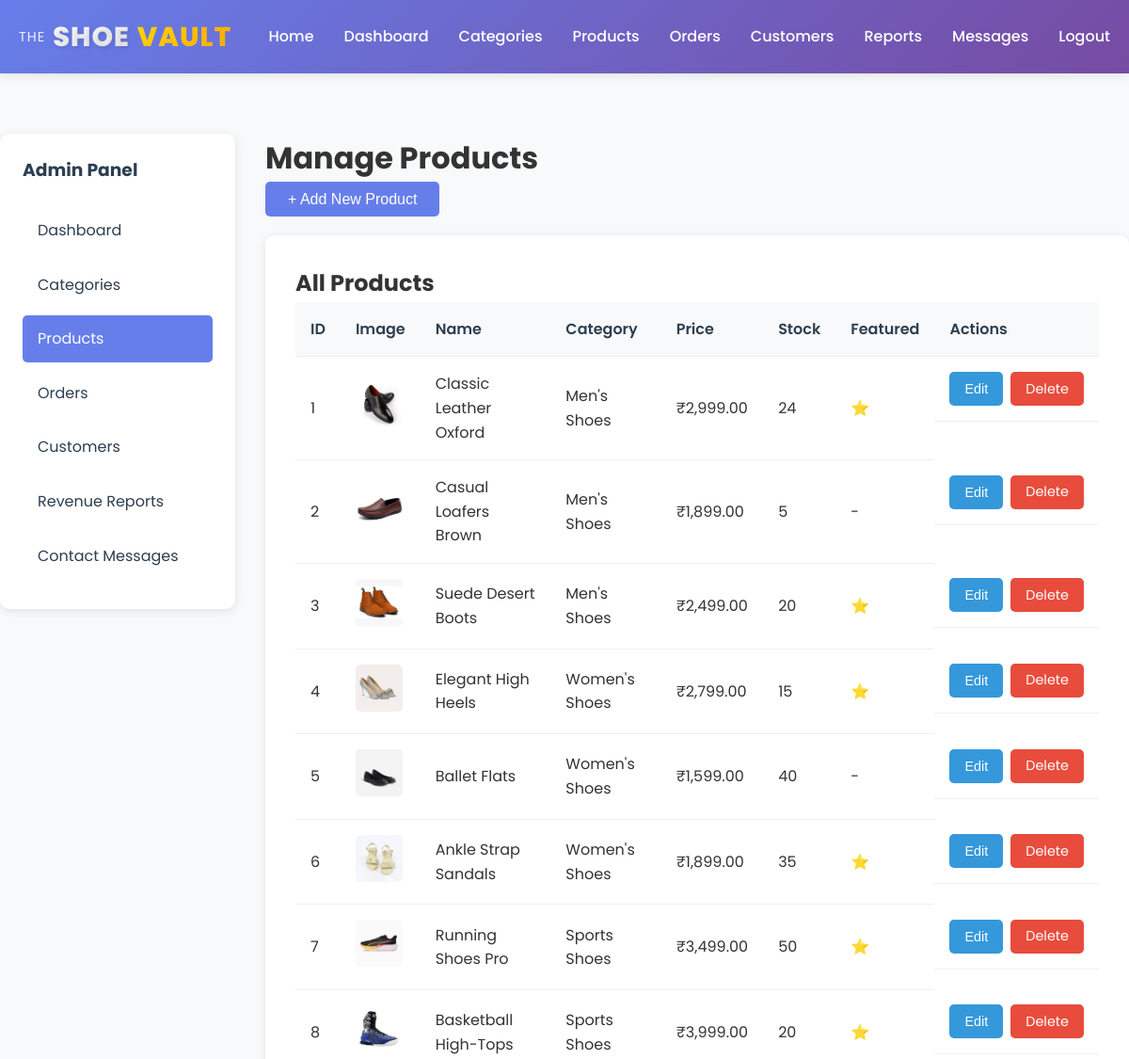
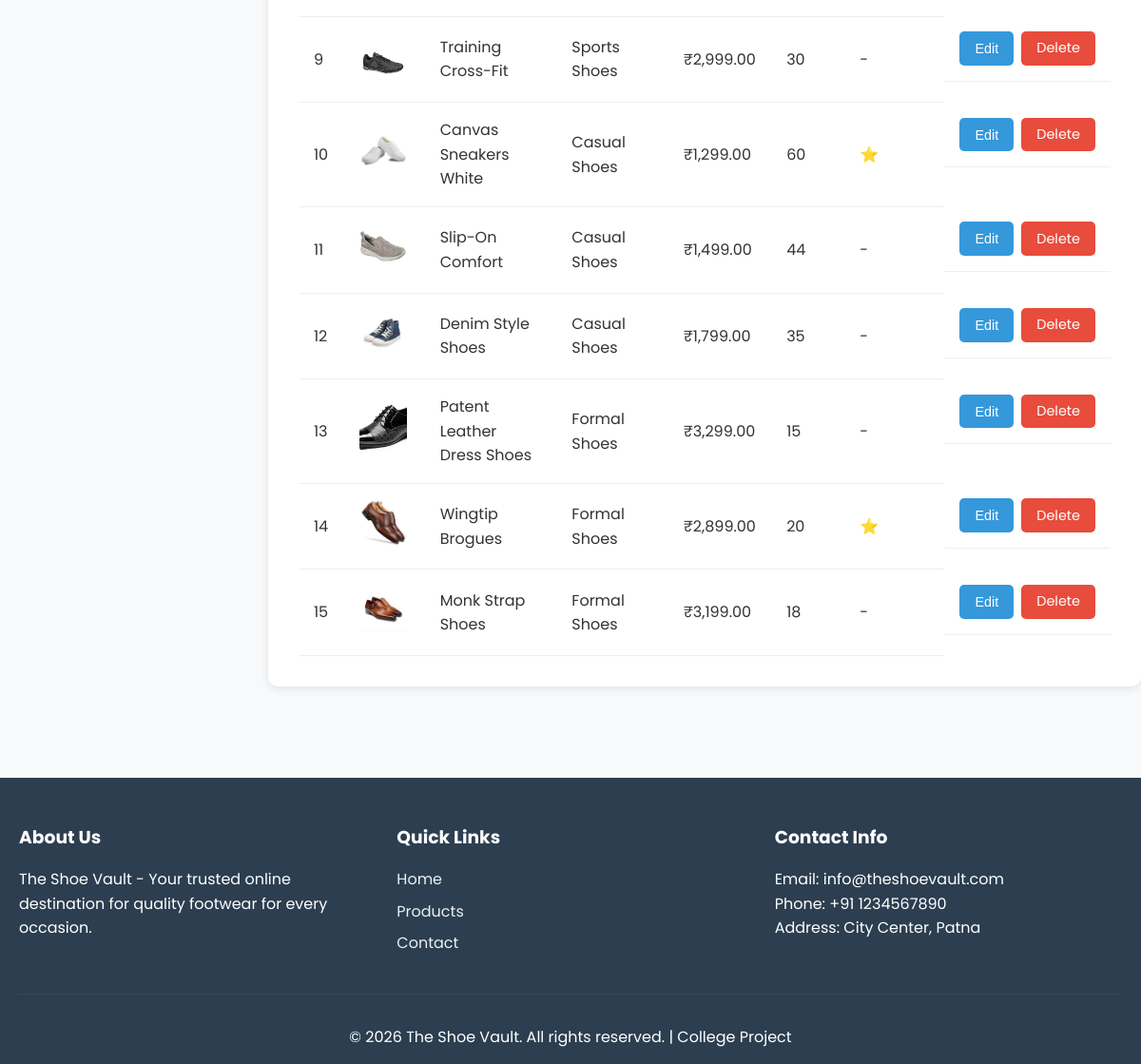
/admin/products.php (signed in), run on the app's committed database (2 pictures, top to bottom).
### tables this page shows
CREATE TABLE `products` (
  `id` int(11) NOT NULL,
  `category_id` int(11) NOT NULL,
  `name` varchar(200) NOT NULL,
  `description` text DEFAULT NULL,
  `price` decimal(10,2) NOT NULL,
  `stock` int(11) DEFAULT 0,
  `image` varchar(255) DEFAULT NULL,
  `is_featured` tinyint(1) DEFAULT 0,
  `created_at` timestamp NOT NULL DEFAULT current_timestamp(),
  `updated_at` timestamp NOT NULL DEFAULT current_timestamp() ON UPDATE current_timestamp()
);

CREATE TABLE `categories` (
  `id` int(11) NOT NULL,
  `name` varchar(100) NOT NULL,
  `description` text DEFAULT NULL,
  `image` varchar(255) DEFAULT NULL,
  `created_at` timestamp NOT NULL DEFAULT current_timestamp(),
  `updated_at` timestamp NOT NULL DEFAULT current_timestamp() ON UPDATE current_timestamp()
);

### includes/image-helper.php (called while the page is built, shortened)
<?php
function getProductImage($imageName, $productName) {
    if ($imageName && file_exists(UPLOAD_PATH . $imageName)) {
        return UPLOAD_URL . $imageName;
    }
    $encodedName = urlencode($productName);
    return "https://via.placeholder.com/400x400/667eea/ffffff?text=" . $encodedName;
}
?>

### includes/config.php (called while the page is built, shortened)
<?php
require_once __DIR__ . '/image-helper.php';
function formatPrice($price)
{
    return '₹' . number_format($price, 2);
}

### admin/products.php (the view, shortened to what this page needs)
<?php
require_once '../includes/config.php';
$productsQuery = "SELECT p.*, c.name as category_name FROM products p
                  JOIN categories c ON p.category_id = c.id
                  ORDER BY p.created_at DESC";
$productsResult = mysqli_query($conn, $productsQuery);
include '../includes/header.php';
?>
<div class="admin-container">
    <div class="admin-sidebar">
        <h3>Admin Panel</h3>
        <ul class="admin-menu">
            <li><a href="dashboard.php">Dashboard</a></li>
            <li><a href="categories.php">Categories</a></li>
            <li><a href="products.php" class="active">Products</a></li>
            <li><a href="orders.php">Orders</a></li>
            <li><a href="customers.php">Customers</a></li>
            <li><a href="reports.php">Revenue Reports</a></li>
            <li><a href="contact-messages.php">Contact Messages</a></li>
        </ul>
    </div>
    <div class="admin-content">
        <h1>Manage Products</h1>
        <button class="btn btn-primary" onclick="openProductModal()">+ Add New Product</button>
        <div class="admin-list-section wide" style="margin-top: 20px;">
            <h2>All Products</h2>
                <div class="table-responsive">
                    <table class="data-table">
                        <thead>
                            <tr>
                                <th>ID</th>
                                <th>Image</th>
                                <th>Name</th>
                                <th>Category</th>
                                <th>Price</th>
                                <th>Stock</th>
                                <th>Featured</th>
                                <th>Actions</th>
                            </tr>
                        </thead>
                        <tbody>
                            <?php while ($product = mysqli_fetch_assoc($productsResult)): ?>
                                <tr>
                                    <td><?php echo $product['id']; ?></td>
                                    <td>
                                        <img src="<?php echo getProductImage($product['image'], $product['name']); ?>"
                                            alt="<?php echo htmlspecialchars($product['name']); ?>"
                                            class="product-thumb">
                                    </td>
                                    <td><?php echo htmlspecialchars($product['name']); ?></td>
                                    <td><?php echo htmlspecialchars($product['category_name']); ?></td>
                                    <td><?php echo formatPrice($product['price']); ?></td>
                                    <td><?php echo $product['stock']; ?></td>
                                    <td><?php echo $product['is_featured'] ? '⭐' : '-'; ?></td>
                                    <td class="table-actions">
                                        <button onclick="editProduct(<?php echo $product['id']; ?>)" class="btn btn-sm btn-edit">Edit</button>
                                        <a href="products.php?delete=<?php echo $product['id']; ?>"
                                            class="btn btn-sm btn-delete"
                                            onclick="return confirm('Are you sure you want to delete this product?')">Delete</a>
                                    </td>
                                </tr>
                            <?php endwhile; ?>
                        </tbody>
                    </table>
                </div>
            </div>
        </div>
    </div>
<?php include '../includes/footer.php'; ?>

### assets/css/style.css (style rules this page uses)
* { margin: 0; padding: 0; box-sizing: border-box; }
body { font-family: 'Poppins', -apple-system, BlinkMacSystemFont, 'Segoe UI', Roboto, 'Helvetica Neue', Arial, sans-serif; line-height: 1.6; color: #333; background-color: #f8f9fa; }
.btn { display: inline-block; padding: 0.6rem 1.5rem; border: none; border-radius: 5px; cursor: pointer; text-decoration: none; font-size: 1rem; transition: all 0.3s; text-align: center; }
.btn-primary { background: #667eea; color: white; }
.btn-sm { padding: 0.4rem 1rem; font-size: 0.9rem; }
.btn-edit { background: #3498db; color: white; }
.btn-delete { background: #e74c3c; color: white; }
.admin-container { display: flex; gap: 2rem; margin-top: 2rem; }
.admin-sidebar { width: 250px; background: white; padding: 1.5rem; border-radius: 10px; box-shadow: 0 2px 10px rgba(0,0,0,0.1); height: fit-content; position: sticky; top: 100px; }
.admin-sidebar h3 { margin-bottom: 1.5rem; color: #2c3e50; }
.admin-menu { list-style: none; }
.admin-menu li { margin-bottom: 0.5rem; }
.admin-menu li a { display: block; padding: 0.75rem 1rem; color: #2c3e50; text-decoration: none; border-radius: 5px; transition: all 0.3s; }
.admin-menu li a:hover, .admin-menu li a.active { background: #667eea; color: white; }
.admin-content { flex: 1; }
.admin-form-section, .admin-list-section { background: white; padding: 2rem; border-radius: 10px; box-shadow: 0 2px 10px rgba(0,0,0,0.1); }
.admin-list-section.wide { grid-column: 1 / -1; }
.table-responsive { overflow-x: auto; }
.data-table { width: 100%; border-collapse: collapse; background: white; }
.data-table th, .data-table td { padding: 1rem; text-align: left; border-bottom: 1px solid #ecf0f1; }
.data-table th { background: #f8f9fa; font-weight: 600; color: #2c3e50; }
.table-actions { display: flex; gap: 0.5rem; }
.product-thumb { width: 50px; height: 50px; object-fit: cover; border-radius: 5px; }

### data on the page
products: id "1", image+name (picture), name "Classic Leather Oxford", category.name "Men's Shoes", price "₹2,999.00", stock "24"
products: id "2", image+name (picture), name "Casual Loafers Brown", category.name "Men's Shoes", price "₹1,899.00", stock "5"
products: id "3", image+name (picture), name "Suede Desert Boots", category.name "Men's Shoes", price "₹2,499.00", stock "20"
products: id "4", image+name (picture), name "Elegant High Heels", category.name "Women's Shoes", price "₹2,799.00", stock "15"
products: id "5", image+name (picture), name "Ballet Flats", category.name "Women's Shoes", price "₹1,599.00", stock "40"
products: id "6", image+name (picture), name "Ankle Strap Sandals", category.name "Women's Shoes", price "₹1,899.00", stock "35"
products: id "7", image+name (picture), name "Running Shoes Pro", category.name "Sports Shoes", price "₹3,499.00", stock "50"
products: id "8", image+name (picture), name "Basketball High-Tops", category.name "Sports Shoes", price "₹3,999.00", stock "20"
products: id "9", image+name (picture), name "Training Cross-Fit", category.name "Sports Shoes", price "₹2,999.00", stock "30"
products: id "10", image+name (picture), name "Canvas Sneakers White", category.name "Casual Shoes", price "₹1,299.00", stock "60"
products: id "11", image+name (picture), name "Slip-On Comfort", category.name "Casual Shoes", price "₹1,499.00", stock "44"
products: id "12", image+name (picture), name "Denim Style Shoes", category.name "Casual Shoes", price "₹1,799.00", stock "35"
products: id "13", image+name (picture), name "Patent Leather Dress Shoes", category.name "Formal Shoes", price "₹3,299.00", stock "15"
products: id "14", image+name (picture), name "Wingtip Brogues", category.name "Formal Shoes", price "₹2,899.00", stock "20"
products: id "15", image+name (picture), name "Monk Strap Shoes", category.name "Formal Shoes", price "₹3,199.00", stock "18"
